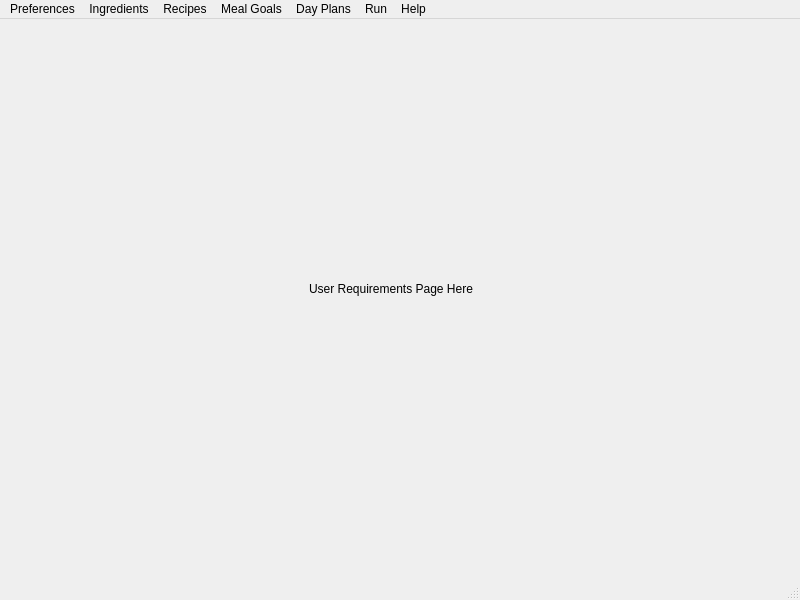
<?xml version="1.0" encoding="UTF-8"?>
<ui version="4.0">
 <class>MainWindow</class>
 <widget class="QMainWindow" name="MainWindow">
  <property name="geometry">
   <rect>
    <x>0</x>
    <y>0</y>
    <width>800</width>
    <height>600</height>
   </rect>
  </property>
  <property name="windowTitle">
   <string>CoDiet</string>
  </property>
  <widget class="QWidget" name="central_widget">
   <layout class="QVBoxLayout" name="verticalLayout">
    <item>
     <widget class="QStackedWidget" name="wg_pages">
      <property name="currentIndex">
       <number>1</number>
      </property>
      <widget class="QWidget" name="pg_nutrient_manager">
       <widget class="QLabel" name="label">
        <property name="geometry">
         <rect>
          <x>290</x>
          <y>250</y>
          <width>161</width>
          <height>51</height>
         </rect>
        </property>
        <property name="text">
         <string>Nutrient Manager Page Here</string>
        </property>
       </widget>
      </widget>
      <widget class="QWidget" name="pg_user_reqs">
       <widget class="QLabel" name="label_2">
        <property name="geometry">
         <rect>
          <x>300</x>
          <y>220</y>
          <width>281</width>
          <height>81</height>
         </rect>
        </property>
        <property name="text">
         <string>User Requirements Page Here</string>
        </property>
       </widget>
      </widget>
     </widget>
    </item>
   </layout>
  </widget>
  <widget class="QMenuBar" name="menubar">
   <property name="geometry">
    <rect>
     <x>0</x>
     <y>0</y>
     <width>800</width>
     <height>21</height>
    </rect>
   </property>
   <widget class="QMenu" name="btn_preferences">
    <property name="title">
     <string>Preferences</string>
    </property>
    <addaction name="btn_manage_nutrients"/>
    <addaction name="btn_user_requirements"/>
   </widget>
   <widget class="QMenu" name="menuIngredients">
    <property name="title">
     <string>Ingredients</string>
    </property>
    <addaction name="actionAdd_Ingredient"/>
    <addaction name="actionEdit_Ingredient"/>
   </widget>
   <widget class="QMenu" name="menuRecipes">
    <property name="title">
     <string>Recipes</string>
    </property>
    <addaction name="actionNew_Recipe"/>
    <addaction name="actionSearch_Edit_Recipes"/>
   </widget>
   <widget class="QMenu" name="menuMeals">
    <property name="title">
     <string>Meal Goals</string>
    </property>
    <addaction name="actionNew_Meal_Goal"/>
    <addaction name="actionSearch_Edit_Meal_Goals"/>
   </widget>
   <widget class="QMenu" name="menuRun">
    <property name="title">
     <string>Run</string>
    </property>
    <addaction name="actionFind_Meals"/>
   </widget>
   <widget class="QMenu" name="menuDay_Goals">
    <property name="title">
     <string>Day Plans</string>
    </property>
    <addaction name="actionNew_Day_Goal"/>
    <addaction name="actionSearch_Edit_Meal_Plan"/>
   </widget>
   <widget class="QMenu" name="menuHelp">
    <property name="title">
     <string>Help</string>
    </property>
    <addaction name="actionDocs"/>
    <addaction name="actionAbout"/>
   </widget>
   <addaction name="btn_preferences"/>
   <addaction name="menuIngredients"/>
   <addaction name="menuRecipes"/>
   <addaction name="menuMeals"/>
   <addaction name="menuDay_Goals"/>
   <addaction name="menuRun"/>
   <addaction name="menuHelp"/>
  </widget>
  <widget class="QStatusBar" name="statusbar"/>
  <action name="actionGlobal_Requirements">
   <property name="text">
    <string>Global Requirements</string>
   </property>
  </action>
  <action name="btn_manage_nutrients">
   <property name="text">
    <string>Manage Nutrients</string>
   </property>
  </action>
  <action name="actionAdd_Ingredient">
   <property name="text">
    <string>New Ingredient</string>
   </property>
  </action>
  <action name="actionEdit_Ingredient">
   <property name="text">
    <string>Search/Edit Ingredients</string>
   </property>
  </action>
  <action name="actionSearch_Ingredient">
   <property name="text">
    <string>Search Ingredient</string>
   </property>
  </action>
  <action name="actionNew_Recipe">
   <property name="text">
    <string>New Recipe</string>
   </property>
  </action>
  <action name="actionSearch_Edit_Recipes">
   <property name="text">
    <string>Search/Edit Recipes</string>
   </property>
  </action>
  <action name="actionFind_Meals">
   <property name="text">
    <string>Find Meals</string>
   </property>
  </action>
  <action name="actionNew_Meal_Goal">
   <property name="text">
    <string>New Meal Goal</string>
   </property>
  </action>
  <action name="actionSearch_Edit_Meal_Goals">
   <property name="text">
    <string>Search/Edit Meal Goals</string>
   </property>
  </action>
  <action name="actionDocs">
   <property name="text">
    <string>Docs</string>
   </property>
  </action>
  <action name="actionAbout">
   <property name="text">
    <string>About</string>
   </property>
  </action>
  <action name="actionNew_Day_Goal">
   <property name="text">
    <string>New Day Plan</string>
   </property>
  </action>
  <action name="actionSearch_Edit_Meal_Plan">
   <property name="text">
    <string>Search/Edit Day Plan</string>
   </property>
  </action>
  <action name="btn_user_requirements">
   <property name="text">
    <string>User Requirements</string>
   </property>
  </action>
 </widget>
 <resources/>
 <connections/>
</ui>
